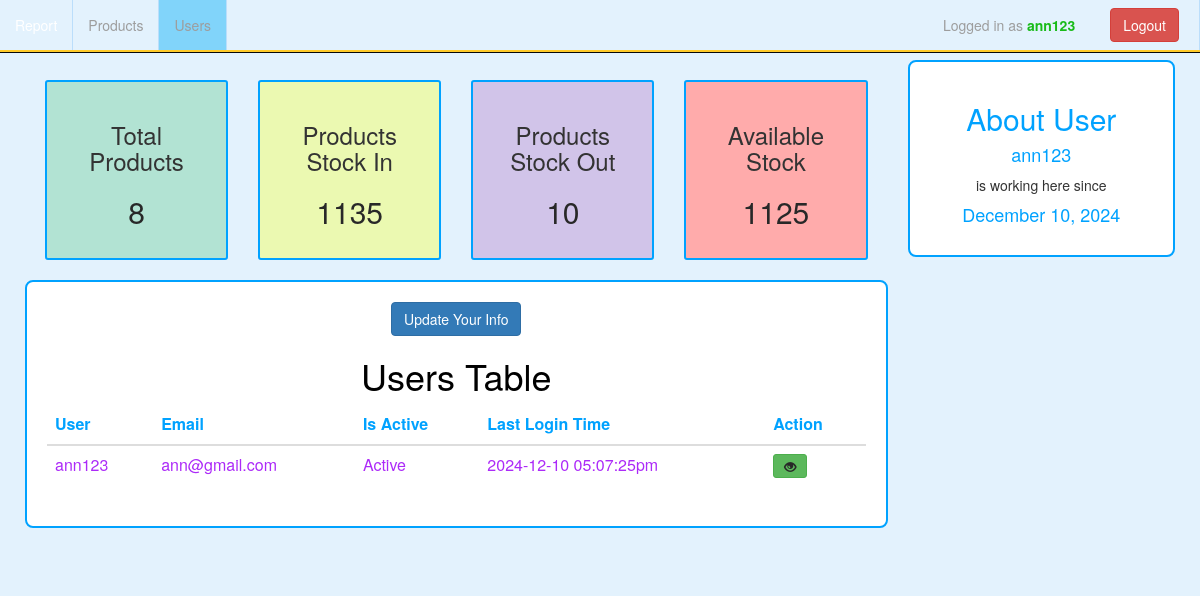
The app's page /model/user.php (signed in) with its own data.
### tables this page shows
CREATE TABLE `users_info` (
  `id` int(11) NOT NULL,
  `name` varchar(100) NOT NULL,
  `u_name` varchar(100) NOT NULL,
  `email` varchar(100) DEFAULT NULL,
  `password` varchar(100) NOT NULL,
  `is_active` tinyint(1) NOT NULL DEFAULT 1,
  `is_admin` tinyint(1) NOT NULL DEFAULT 0,
  `avatar` varchar(100) DEFAULT NULL,
  `last_login_time` timestamp NOT NULL DEFAULT current_timestamp() ON UPDATE current_timestamp(),
  `created_at` datetime NOT NULL DEFAULT current_timestamp()
);

### model/user.php (the view, shortened to what this page needs)
<?php
include "navigation.php";
class User {
    private $conn;
    private $id;
    private $userData;
    public function __construct($conn, $id) {
        $this->conn = $conn;
        $this->id = $id;
        $this->userData = $this->getUserData();
    }
    private function getUserData() {
        $sql = "SELECT * FROM users_info WHERE id = ?";
        $stmt = $this->conn->prepare($sql);
        $stmt->bind_param("i", $this->id);
        $stmt->execute();
        return $stmt->get_result()->fetch_assoc();
    }
    public function getAllUsers() {
        $sql = "SELECT * FROM users_info";
        $result = $this->conn->query($sql);
        return $result;
    }
    public function getUserDataById() {
        return $this->userData;
    }
}
$conn = connect();
$user = new User($conn, $_SESSION['userid']);
$res = $user->getAllUsers();
?>
<html>
<head>
</head>
<body>
    <div class="row" style="padding: 40px;">
        <div class="leftcolumn">
            <?php include('product_cards.php')?>
            <div class="card">
                <div class="text-center">
                    <button type="button" class="btn btn-primary" onclick="document.getElementById('updateInfo').style.display='block'">
                        Update Your Info
                    </button>
                </div>
                <div class="table_container">
                    <h1 style="text-align: center; color:black;">Users Table</h1>
                    <div class="table-responsive">
                        <table class="table table-dark">
                            <thead class="thead-light">
                                <tr>
                                    <th>User</th>
                                    <th>Email</th>
                                    <th>Is Active</th>
                                    <?php
                                    if ($user->getUserDataById()['is_active'] == 1) {
                                        echo '<th>Last Login Time</th>';
                                        echo '<th>Action</th>';
                                    }
                                    ?>
                                </tr>
                            </thead>
                            <tbody>
                                <?php
                                if (mysqli_num_rows($res) > 0) {
                                    while ($row = mysqli_fetch_assoc($res)) {
                                        echo '<tr>';
                                        echo '<td>' . $row['name'] . '</td>';
                                        echo '<td>' . $row['email'] . '</td>';
                                        $active = ($row['is_active'] == '1') ? "Active" : "Inactive";
                                        echo '<td>' . $active . '</td>';
                                        if ($user->getUserDataById()['is_active'] == 1) {
                                            echo '<td>' . date("Y-m-d h:i:sa", strtotime($row['last_login_time'])) . '</td>';
                                            echo "<td><a href='viewUser.php?id=" . $row['id'] . "' class='btn btn-success btn-sm'>" .
                                                "<span class='glyphicon glyphicon-eye-open'></span> </a>";
                                        }
                                        echo '</tr>';
                                    }
                                }
                                ?>
                            </tbody>
                        </table>
                    </div>
                </div>
            </div>
        </div>
        <?php include('side_info.php')?>
    </div>
</body>
</html>

### model/side_info.php (shortened to what this page needs)
<?php
$sq = "SELECT * FROM users_info WHERE id='$userid'";
$thisUser = mysqli_fetch_assoc($conn->query($sq));
?>
<html>
    <head>
        <link rel="stylesheet" href="https://maxcdn.bootstrapcdn.com/bootstrap/3.3.7/css/bootstrap.min.css">
        <link rel="stylesheet" type="text/css" href="../css/product.css">
    </head>
    <body>
        <div class="rightcolumn">
            <div class="card text-center">
                <h2>About User</h2>
                <p>
                    <h4><?php echo htmlspecialchars($thisUser['name']); ?></h4> is working here since <h4><?php echo date('F j, Y', strtotime($thisUser['created_at'])); ?></h4>
                </p>
            </div>
        </div>
    </body>
</html>

### css/product.css (style rules this page uses)
body { background-color: #E3F2FD; margin: 0; height: 100%; overflow-x: hidden; }
* { box-sizing: border-box; }
.leftcolumn { float: left; width: 75%; }
.rightcolumn { float: left; width: 25%; background-color: #E3F2FD; padding-left: 20px; }
.card { background-color: #FFFFFF; padding: 20px; margin-top: 20px; color: #333; border: 2px solid #00A2FF; text-align: center; border-radius: 8px; }
.row:after { content: ""; display: table; clear: both; }
span { color: #282828; }
h1, h2, h4, th { color: rgb(0, 162, 255); }
td { color: rgb(172, 42, 248); }

### records on screen
users_info: name "ann123", email "ann@gmail.com", is_active "Active", last_login_time "2024-12-10 05:07:25pm", created_at "December 10, 2024"

### other values on screen
$user "ann123"
$totalProducts['products'] "8"
$totalBought['total_bought'] "1135"
$totalSold['total_sold'] "10"
$stockAvailable "1125"
